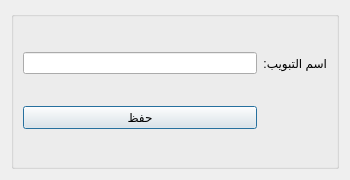
<?xml version="1.0" encoding="UTF-8"?>
<ui version="4.0">
 <class>EditFinancialStatementBlock</class>
 <widget class="QDialog" name="EditFinancialStatementBlock">
  <property name="geometry">
   <rect>
    <x>0</x>
    <y>0</y>
    <width>350</width>
    <height>180</height>
   </rect>
  </property>
  <property name="minimumSize">
   <size>
    <width>350</width>
    <height>180</height>
   </size>
  </property>
  <property name="maximumSize">
   <size>
    <width>350</width>
    <height>180</height>
   </size>
  </property>
  <property name="windowTitle">
   <string>تعديل تبويب القائمة المالية</string>
  </property>
  <property name="layoutDirection">
   <enum>Qt::RightToLeft</enum>
  </property>
  <layout class="QGridLayout" name="gridLayout">
   <item row="0" column="0">
    <widget class="QGroupBox" name="groupBox">
     <property name="title">
      <string/>
     </property>
     <layout class="QGridLayout" name="gridLayout_2">
      <item row="0" column="1">
       <widget class="QLineEdit" name="block_name"/>
      </item>
      <item row="0" column="0">
       <widget class="QLabel" name="label">
        <property name="text">
         <string>اسم التبويب:</string>
        </property>
       </widget>
      </item>
      <item row="1" column="1">
       <widget class="QPushButton" name="save_btn">
        <property name="text">
         <string>حفظ</string>
        </property>
       </widget>
      </item>
     </layout>
    </widget>
   </item>
  </layout>
 </widget>
 <resources/>
 <connections/>
</ui>
